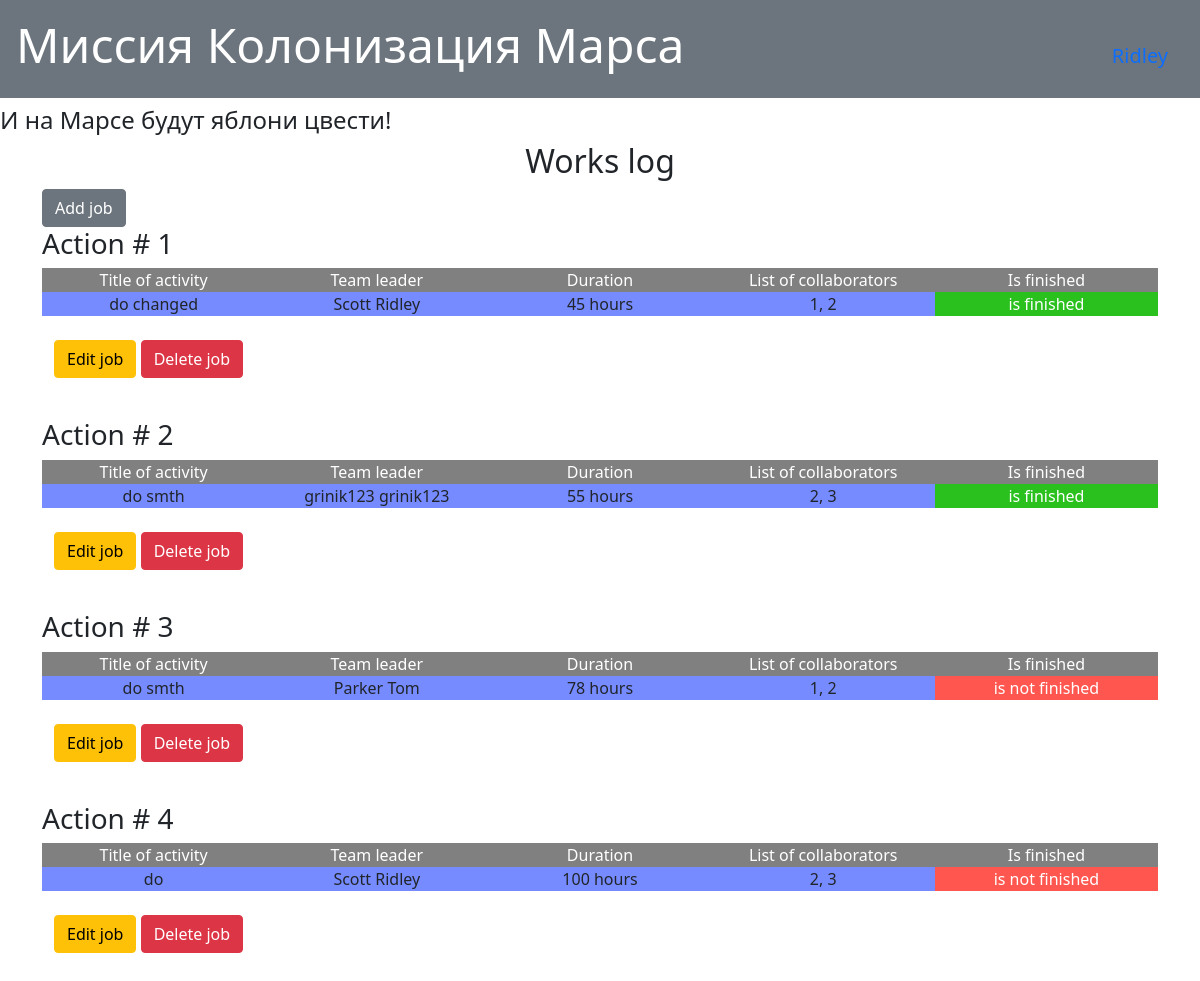
The page / (signed in) on the database its author committed.
### data/jobs.py (models this page shows)
class Jobs(SqlAlchemyBase, SerializerMixin):
    __tablename__ = 'jobs'
    id = sqlalchemy.Column(sqlalchemy.Integer,
                           primary_key=True, autoincrement=True)
    job = sqlalchemy.Column(sqlalchemy.String, nullable=True)
    work_size = sqlalchemy.Column(sqlalchemy.Integer)
    collaborators = sqlalchemy.Column(sqlalchemy.String, nullable=True)
    start_date = sqlalchemy.Column(sqlalchemy.DateTime,
                                   default=datetime.datetime.now)
    finish_date = sqlalchemy.Column(sqlalchemy.DateTime,
                                    default=datetime.datetime.now)
    is_finished = sqlalchemy.Column(sqlalchemy.Boolean)
    team_leader = sqlalchemy.Column(sqlalchemy.Integer,
                                    sqlalchemy.ForeignKey("users.id"))
    user = orm.relation('User')

### main.py (the view)
@app.route('/')
def main():
    jobs = db_sess.query(Jobs).all()
    cur_jobs = []
    for job in jobs:
        leader = db_sess.query(User).filter(User.id == job.team_leader).first()
        leader1 = f"{leader.surname} {leader.name}"
        is_fin = job.is_finished
        if is_fin:
            is_fin = 'is finished'
            color = 3
        else:
            is_fin = 'is not finished'
            color = 2
        cur_jobs.append(
            [f"Action # {jobs.index(job) + 1}", job.job, leader1, f"{job.work_size} hours", job.collaborators, is_fin,
             job.id, color,
             leader.id])
    return render_template('jobs.html', jobs=cur_jobs)

### main.py (called while the page is built)
@login_manager.user_loader
def load_user(user_id):
    return db_sess.query(User).get(user_id)

### templates/jobs.html
{% extends "base.html" %}
{% block content %}
{% if current_user.is_authenticated %}
<h2 style="text-align: center">Works log</h2>
<a class="btn btn-secondary" href="/addjob">Add job</a>
{% for item in jobs%}
    <h3>{{item[0]}}</h3>
    <div class="container">
      <div class="row head-table">
        <div class="col">
          Title of activity
        </div>
        <div class="col">
          Team leader
        </div>
        <div class="col">
          Duration
        </div>
        <div class="col">
          List of collaborators
        </div>
        <div class="col">
          Is finished
        </div>
      </div>
      <div class="row">
        <div class="col col1">
            {{item[1]}}
        </div>
        <div class="col col1">
            {{item[2]}}
        </div>
        <div class="col col1">
            {{item[3]}}
        </div>
        <div class="col col1">
            {{item[4]}}
        </div>
        <div class="col col{{item[-2]}}">
            {{item[5]}}
        </div>
      </div>
    <br>
    {% if current_user.id == item[-1] or current_user.id == 1 %}
    <p>
        <a class="btn btn-warning" href="/jobs/{{item[-3]}}">Edit job</a>
        <a class="btn btn-danger" href="/jobs/{{item[-3]}}/delete">Delete job</a>
    </p>
    {% endif %}
    <br>
    </div>
{% endfor %}
{% endif %}
{% endblock %}

### templates/base.html (shortened to what this page needs)
<!DOCTYPE html>
<html lang="ru">
<head>
    <link rel="stylesheet" type="text/css" href="/static/css/style.css" />
    <link href="https://cdn.jsdelivr.net/npm/bootstrap@5.1.3/dist/css/bootstrap.min.css" rel="stylesheet">
</head>
<body>
    <div class="p-3 mb-2 bg-secondary text-white">
        <h1 class="display-5">Миссия Колонизация Марса
        <nav class="menu-login">
        {% if current_user.is_authenticated %}
        <a class="navbar-brand" href="/logout">{{ current_user.name }}</a>
        {% else %}
        <p>
            <a class="btn btn-primary" href="/register">Register</a>
            <a class="btn btn-success" href="/login">Login</a>
        </p>
        {% endif %}
        </nav>
        </h1>
    </div>
    <h4>И на Марсе будут яблони цвести!</h4>
    <main class="container" role="main">
        {% block content %}{% endblock %}
    </main>
</body>
</html>

### static/css/style.css (style rules this page uses)
.head-table { background: grey; color: white; text-align: center; }
.col1 { text-align: center; background: #758bff; }
.col2 { text-align: center; background: #ff5750; color: white; }
.col3 { text-align: center; background: #2ac11e; color: white; }
.menu-login { float: right; }

### rows shown on the page
Jobs: item "Action # 1", job "do changed", item "Scott Ridley", item "45 hours", collaborators "1, 2", item "is finished"
Jobs: item "Action # 2", job "do smth", item "grinik123 grinik123", item "55 hours", collaborators "2, 3", item "is finished"
Jobs: item "Action # 3", job "do smth", item "Parker Tom", item "78 hours", collaborators "1, 2", item "is not finished"
Jobs: item "Action # 4", job "do", item "Scott Ridley", item "100 hours", collaborators "2, 3", item "is not finished"
